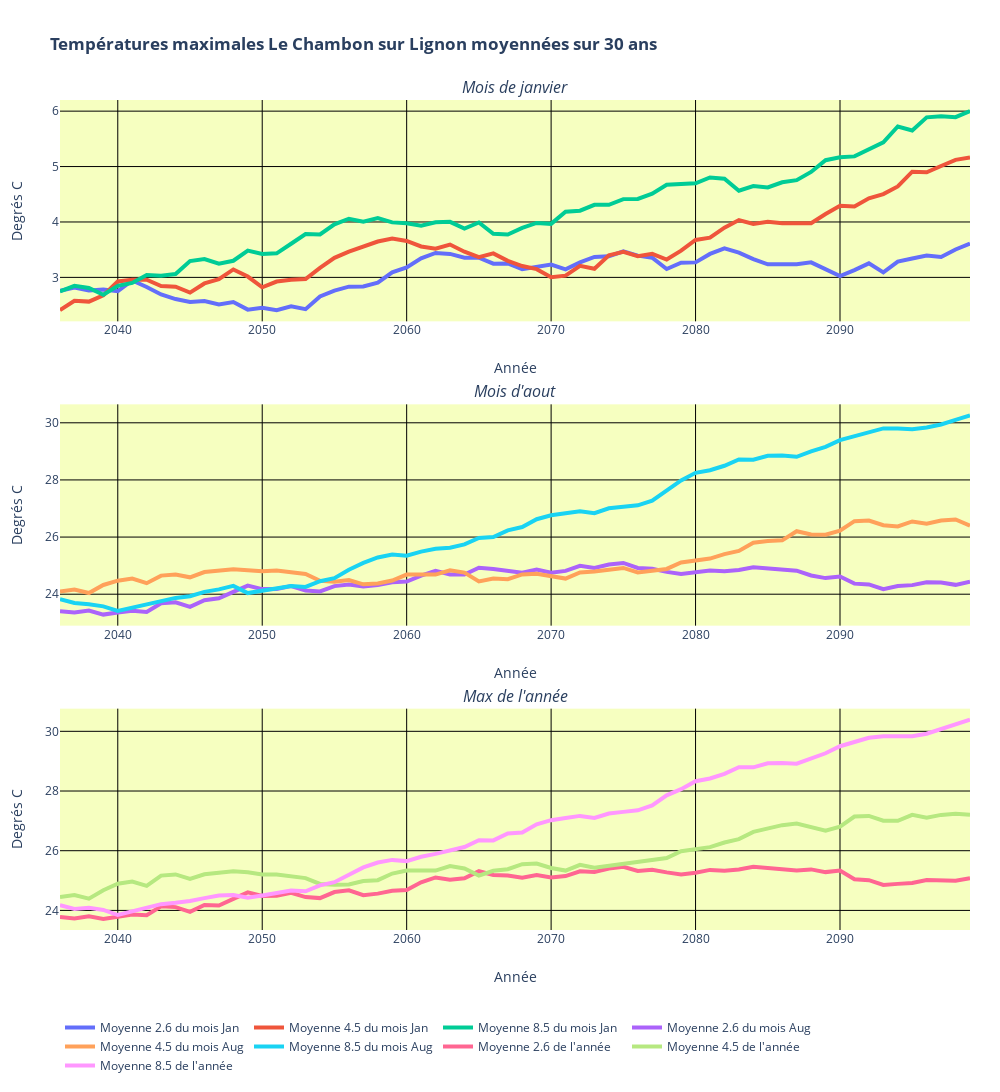

This figure's notebook cell:
### Markdown cell above
#### Diagramme Le Chambon sur Lignon
Le diagramme ci-dessous  représente l'évolution sur `yearPeriod` années de la température dans la région Lyonnaise.(Décommenter la dernière ligne du bloc pour afficher la figure)

### Code cell
q = 0
trace26_0 = go.Scatter(
    x = LeCh_year[firstPlotYear:lastPlotYear],
    y = moyMAreaInterval_LeCh_26[q,:],
    mode = 'lines',
    line = dict(width = 4),
    name ='Moyenne 2.6 du mois %s'%LeCh_month[calcMonth[q]]
)
trace45_0 = go.Scatter(
    x = LeCh_year[firstPlotYear:lastPlotYear],
    y = moyMAreaInterval_LeCh_45[q,:],
    mode = 'lines',
    line = dict(width = 4),
    name ='Moyenne 4.5 du mois %s'%LeCh_month[calcMonth[q]]
)
trace85_0 = go.Scatter(
    x = LeCh_year[firstPlotYear:lastPlotYear],
    y = moyMAreaInterval_LeCh_85[q,:],
    mode = 'lines',
    line = dict(width = 4),
    name ='Moyenne 8.5 du mois %s'%LeCh_month[calcMonth[q]]
)

q = 1
trace26_1 = go.Scatter(
    x = LeCh_year[firstPlotYear:lastPlotYear],
    y = moyMAreaInterval_LeCh_26[q,:],
    mode = 'lines',
    line = dict(width = 4),
    name ='Moyenne 2.6 du mois %s'%LeCh_month[calcMonth[q]]
)
trace45_1 = go.Scatter(
    x = LeCh_year[firstPlotYear:lastPlotYear],
    y = moyMAreaInterval_LeCh_45[q,:],
    mode = 'lines',
    line = dict(width = 4),
    name ='Moyenne 4.5 du mois %s'%LeCh_month[calcMonth[q]]
)

trace85_1 = go.Scatter(
    x = LeCh_year[firstPlotYear:lastPlotYear],
    y = moyMAreaInterval_LeCh_85[q,:],
    mode = 'lines',
    line = dict(width = 4),
    name ='Moyenne 8.5 du mois %s'%LeCh_month[calcMonth[q]]
)

q = 2
trace26_2 = go.Scatter(
    x = LeCh_year[firstPlotYear:lastPlotYear],
    y = moyMAreaInterval_LeCh_26[q,:],
    mode = 'lines',
    line = dict(width = 4),
    name ="Moyenne 2.6 de l'année"
)
trace45_2 = go.Scatter(
    x = LeCh_year[firstPlotYear:lastPlotYear],
    y = moyMAreaInterval_LeCh_45[q,:],
    mode = 'lines',
    line = dict(width = 4),
    name ="Moyenne 4.5 de l'année"
)

trace85_2 = go.Scatter(
    x = LeCh_year[firstPlotYear:lastPlotYear],
    y = moyMAreaInterval_LeCh_85[q,:],
    mode = 'lines',
    line = dict(width = 4),
    name ="Moyenne 8.5 de l'année"
)

fig = subplots.make_subplots(rows=3, 
                          cols=1, 
                          subplot_titles=("<i>Mois de janvier</i>","<i>Mois d'aout</i>","<i>Max de l'année</i>"),
                            vertical_spacing=0.1)

fig.append_trace(trace26_0, 1, 1)
fig.append_trace(trace45_0, 1, 1)
fig.append_trace(trace85_0, 1, 1)
fig.append_trace(trace26_1, 2, 1)
fig.append_trace(trace45_1, 2, 1)
fig.append_trace(trace85_1, 2, 1)
fig.append_trace(trace26_2, 3, 1)
fig.append_trace(trace45_2, 3, 1)
fig.append_trace(trace85_2, 3, 1)

fig.update_xaxes(title_text="Année", gridcolor='#000', row=1, col=1)
fig.update_xaxes(title_text="Année", gridcolor='#000', row=2, col=1)
fig.update_xaxes(title_text="Année", gridcolor='#000', row=3, col=1)

fig.update_yaxes(title_text="Degrés C", gridcolor='#000', row=1, col=1)
fig.update_yaxes(title_text="Degrés C", gridcolor='#000', row=2, col=1)
fig.update_yaxes(title_text="Degrés C", gridcolor='#000', row=3, col=1)

fig['layout']['margin'] = {'l': 60, 'r': 30, 'b': 100, 't': 100}
fig['layout'].update(autosize = False, height=1100, width=1000, 
                     plot_bgcolor='#f6ffc0',
                     title = '<b>Températures maximales Le Chambon sur Lignon moyennées sur 30 ans</b>')

fig.update_layout(legend_orientation="h")

# py.iplot(fig, filename='basic-line')

### Figure 1 — Plotly figure (JSON) as saved in the notebook; plotly's stock layout.template omitted (floating-point values rounded to 4 significant figures)
{"data": [{"line": {"width": 4}, "mode": "lines", "name": "Moyenne 2.6 du mois Jan", "type": "scatter", "x": [2036, 2037, 2038, 2039, 2040, 2041, 2042, 2043, 2044, 2045, 2046, 2047, 2048, 2049, 2050, 2051, 2052, 2053, 2054, 2055, 2056, 2057, 2058, 2059, 2060, 2061, 2062, 2063, 2064, 2065, 2066, 2067, 2068, 2069, 2070, 2071, 2072, 2073, 2074, 2075, 2076, 2077, 2078, 2079, 2080, 2081, 2082, 2083, 2084, 2085, 2086, 2087, 2088, 2089, 2090, 2091, 2092, 2093, 2094, 2095, 2096, 2097, 2098, 2099], "xaxis": "x", "y": [2.757, 2.815, 2.763, 2.781, 2.75, 2.944, 2.828, 2.692, 2.609, 2.555, 2.574, 2.511, 2.556, 2.418, 2.453, 2.407, 2.477, 2.426, 2.655, 2.761, 2.833, 2.836, 2.907, 3.091, 3.178, 3.345, 3.441, 3.423, 3.354, 3.355, 3.247, 3.253, 3.147, 3.195, 3.232, 3.146, 3.271, 3.37, 3.381, 3.471, 3.392, 3.356, 3.152, 3.264, 3.271, 3.423, 3.525, 3.447, 3.331, 3.235, 3.244, 3.237, 3.271, 3.149, 3.025, 3.131, 3.253, 3.091, 3.284, 3.342, 3.395, 3.368, 3.504, 3.612, 0, 0, 0, 0, 0, 0, 0, 0, 0, 0, 0, 0, 0, 0, 0, 0, 0, 0, 0, 0, 0, 0, 0, 0, 0, 0, 0, 0, 0, 0, 0], "yaxis": "y"}, {"line": {"width": 4}, "mode": "lines", "name": "Moyenne 4.5 du mois Jan", "type": "scatter", "x": [2036, 2037, 2038, 2039, 2040, 2041, 2042, 2043, 2044, 2045, 2046, 2047, 2048, 2049, 2050, 2051, 2052, 2053, 2054, 2055, 2056, 2057, 2058, 2059, 2060, 2061, 2062, 2063, 2064, 2065, 2066, 2067, 2068, 2069, 2070, 2071, 2072, 2073, 2074, 2075, 2076, 2077, 2078, 2079, 2080, 2081, 2082, 2083, 2084, 2085, 2086, 2087, 2088, 2089, 2090, 2091, 2092, 2093, 2094, 2095, 2096, 2097, 2098, 2099], "xaxis": "x", "y": [2.408, 2.576, 2.563, 2.675, 2.927, 2.957, 2.959, 2.843, 2.832, 2.726, 2.891, 2.968, 3.143, 3.015, 2.822, 2.925, 2.957, 2.97, 3.172, 3.353, 3.465, 3.56, 3.647, 3.701, 3.658, 3.559, 3.516, 3.593, 3.464, 3.365, 3.433, 3.3, 3.205, 3.149, 3.005, 3.031, 3.207, 3.154, 3.397, 3.461, 3.384, 3.425, 3.323, 3.481, 3.676, 3.718, 3.898, 4.034, 3.966, 4.002, 3.978, 3.975, 3.978, 4.144, 4.292, 4.279, 4.427, 4.503, 4.642, 4.908, 4.896, 5.01, 5.121, 5.164, 0, 0, 0, 0, 0, 0, 0, 0, 0, 0, 0, 0, 0, 0, 0, 0, 0, 0, 0, 0, 0, 0, 0, 0, 0, 0, 0, 0, 0, 0, 0], "yaxis": "y"}, {"line": {"width": 4}, "mode": "lines", "name": "Moyenne 8.5 du mois Jan", "type": "scatter", "x": [2036, 2037, 2038, 2039, 2040, 2041, 2042, 2043, 2044, 2045, 2046, 2047, 2048, 2049, 2050, 2051, 2052, 2053, 2054, 2055, 2056, 2057, 2058, 2059, 2060, 2061, 2062, 2063, 2064, 2065, 2066, 2067, 2068, 2069, 2070, 2071, 2072, 2073, 2074, 2075, 2076, 2077, 2078, 2079, 2080, 2081, 2082, 2083, 2084, 2085, 2086, 2087, 2088, 2089, 2090, 2091, 2092, 2093, 2094, 2095, 2096, 2097, 2098, 2099], "xaxis": "x", "y": [2.747, 2.847, 2.809, 2.687, 2.849, 2.9, 3.042, 3.029, 3.059, 3.294, 3.33, 3.247, 3.3, 3.483, 3.423, 3.433, 3.607, 3.781, 3.774, 3.957, 4.059, 4.006, 4.071, 3.993, 3.976, 3.931, 3.996, 4.003, 3.881, 3.992, 3.788, 3.773, 3.893, 3.983, 3.966, 4.186, 4.204, 4.309, 4.309, 4.412, 4.417, 4.51, 4.672, 4.681, 4.697, 4.803, 4.779, 4.564, 4.649, 4.624, 4.716, 4.755, 4.903, 5.115, 5.168, 5.183, 5.315, 5.438, 5.724, 5.651, 5.889, 5.908, 5.891, 6.002, 0, 0, 0, 0, 0, 0, 0, 0, 0, 0, 0, 0, 0, 0, 0, 0, 0, 0, 0, 0, 0, 0, 0, 0, 0, 0, 0, 0, 0, 0, 0], "yaxis": "y"}, {"line": {"width": 4}, "mode": "lines", "name": "Moyenne 2.6 du mois Aug", "type": "scatter", "x": [2036, 2037, 2038, 2039, 2040, 2041, 2042, 2043, 2044, 2045, 2046, 2047, 2048, 2049, 2050, 2051, 2052, 2053, 2054, 2055, 2056, 2057, 2058, 2059, 2060, 2061, 2062, 2063, 2064, 2065, 2066, 2067, 2068, 2069, 2070, 2071, 2072, 2073, 2074, 2075, 2076, 2077, 2078, 2079, 2080, 2081, 2082, 2083, 2084, 2085, 2086, 2087, 2088, 2089, 2090, 2091, 2092, 2093, 2094, 2095, 2096, 2097, 2098, 2099], "xaxis": "x2", "y": [23.4, 23.36, 23.43, 23.29, 23.36, 23.42, 23.37, 23.69, 23.72, 23.56, 23.79, 23.86, 24.08, 24.3, 24.18, 24.19, 24.28, 24.13, 24.1, 24.28, 24.34, 24.27, 24.32, 24.42, 24.44, 24.65, 24.82, 24.69, 24.69, 24.92, 24.88, 24.83, 24.75, 24.86, 24.75, 24.82, 24.99, 24.92, 25.04, 25.09, 24.92, 24.89, 24.78, 24.71, 24.77, 24.83, 24.8, 24.85, 24.94, 24.9, 24.84, 24.82, 24.65, 24.56, 24.62, 24.37, 24.34, 24.17, 24.29, 24.32, 24.42, 24.41, 24.33, 24.44, 0, 0, 0, 0, 0, 0, 0, 0, 0, 0, 0, 0, 0, 0, 0, 0, 0, 0, 0, 0, 0, 0, 0, 0, 0, 0, 0, 0, 0, 0, 0], "yaxis": "y2"}, {"line": {"width": 4}, "mode": "lines", "name": "Moyenne 4.5 du mois Aug", "type": "scatter", "x": [2036, 2037, 2038, 2039, 2040, 2041, 2042, 2043, 2044, 2045, 2046, 2047, 2048, 2049, 2050, 2051, 2052, 2053, 2054, 2055, 2056, 2057, 2058, 2059, 2060, 2061, 2062, 2063, 2064, 2065, 2066, 2067, 2068, 2069, 2070, 2071, 2072, 2073, 2074, 2075, 2076, 2077, 2078, 2079, 2080, 2081, 2082, 2083, 2084, 2085, 2086, 2087, 2088, 2089, 2090, 2091, 2092, 2093, 2094, 2095, 2096, 2097, 2098, 2099], "xaxis": "x2", "y": [24.1, 24.16, 24.04, 24.32, 24.47, 24.55, 24.39, 24.65, 24.69, 24.59, 24.77, 24.83, 24.87, 24.84, 24.8, 24.83, 24.77, 24.71, 24.47, 24.44, 24.5, 24.35, 24.37, 24.48, 24.69, 24.67, 24.69, 24.84, 24.76, 24.45, 24.55, 24.52, 24.69, 24.71, 24.63, 24.55, 24.76, 24.79, 24.86, 24.92, 24.76, 24.82, 24.88, 25.11, 25.18, 25.25, 25.4, 25.52, 25.8, 25.87, 25.89, 26.21, 26.09, 26.08, 26.22, 26.56, 26.58, 26.42, 26.37, 26.55, 26.47, 26.58, 26.62, 26.4, 0, 0, 0, 0, 0, 0, 0, 0, 0, 0, 0, 0, 0, 0, 0, 0, 0, 0, 0, 0, 0, 0, 0, 0, 0, 0, 0, 0, 0, 0, 0], "yaxis": "y2"}, {"line": {"width": 4}, "mode": "lines", "name": "Moyenne 8.5 du mois Aug", "type": "scatter", "x": [2036, 2037, 2038, 2039, 2040, 2041, 2042, 2043, 2044, 2045, 2046, 2047, 2048, 2049, 2050, 2051, 2052, 2053, 2054, 2055, 2056, 2057, 2058, 2059, 2060, 2061, 2062, 2063, 2064, 2065, 2066, 2067, 2068, 2069, 2070, 2071, 2072, 2073, 2074, 2075, 2076, 2077, 2078, 2079, 2080, 2081, 2082, 2083, 2084, 2085, 2086, 2087, 2088, 2089, 2090, 2091, 2092, 2093, 2094, 2095, 2096, 2097, 2098, 2099], "xaxis": "x2", "y": [23.82, 23.69, 23.65, 23.57, 23.41, 23.54, 23.62, 23.78, 23.87, 23.93, 24.08, 24.17, 24.29, 24.04, 24.12, 24.2, 24.29, 24.26, 24.46, 24.56, 24.86, 25.1, 25.29, 25.39, 25.35, 25.49, 25.59, 25.62, 25.74, 25.97, 26.0, 26.23, 26.35, 26.63, 26.76, 26.83, 26.91, 26.84, 27.01, 27.06, 27.11, 27.28, 27.61, 27.98, 28.25, 28.34, 28.5, 28.72, 28.71, 28.84, 28.86, 28.81, 29.0, 29.16, 29.39, 29.52, 29.68, 29.8, 29.8, 29.77, 29.83, 29.94, 30.1, 30.26, 0, 0, 0, 0, 0, 0, 0, 0, 0, 0, 0, 0, 0, 0, 0, 0, 0, 0, 0, 0, 0, 0, 0, 0, 0, 0, 0, 0, 0, 0, 0], "yaxis": "y2"}, {"line": {"width": 4}, "mode": "lines", "name": "Moyenne 2.6 de l'année", "type": "scatter", "x": [2036, 2037, 2038, 2039, 2040, 2041, 2042, 2043, 2044, 2045, 2046, 2047, 2048, 2049, 2050, 2051, 2052, 2053, 2054, 2055, 2056, 2057, 2058, 2059, 2060, 2061, 2062, 2063, 2064, 2065, 2066, 2067, 2068, 2069, 2070, 2071, 2072, 2073, 2074, 2075, 2076, 2077, 2078, 2079, 2080, 2081, 2082, 2083, 2084, 2085, 2086, 2087, 2088, 2089, 2090, 2091, 2092, 2093, 2094, 2095, 2096, 2097, 2098, 2099], "xaxis": "x3", "y": [23.78, 23.73, 23.8, 23.71, 23.79, 23.87, 23.84, 24.14, 24.11, 23.95, 24.18, 24.16, 24.39, 24.61, 24.48, 24.49, 24.59, 24.45, 24.41, 24.62, 24.67, 24.51, 24.56, 24.66, 24.68, 24.94, 25.1, 25.03, 25.08, 25.31, 25.19, 25.17, 25.09, 25.18, 25.11, 25.15, 25.31, 25.29, 25.4, 25.46, 25.32, 25.36, 25.28, 25.2, 25.26, 25.36, 25.33, 25.37, 25.47, 25.42, 25.36, 25.34, 25.37, 25.28, 25.34, 25.04, 25.01, 24.85, 24.89, 24.92, 25.02, 24.99, 24.99, 25.08, 0, 0, 0, 0, 0, 0, 0, 0, 0, 0, 0, 0, 0, 0, 0, 0, 0, 0, 0, 0, 0, 0, 0, 0, 0, 0, 0, 0, 0, 0, 0], "yaxis": "y3"}, {"line": {"width": 4}, "mode": "lines", "name": "Moyenne 4.5 de l'année", "type": "scatter", "x": [2036, 2037, 2038, 2039, 2040, 2041, 2042, 2043, 2044, 2045, 2046, 2047, 2048, 2049, 2050, 2051, 2052, 2053, 2054, 2055, 2056, 2057, 2058, 2059, 2060, 2061, 2062, 2063, 2064, 2065, 2066, 2067, 2068, 2069, 2070, 2071, 2072, 2073, 2074, 2075, 2076, 2077, 2078, 2079, 2080, 2081, 2082, 2083, 2084, 2085, 2086, 2087, 2088, 2089, 2090, 2091, 2092, 2093, 2094, 2095, 2096, 2097, 2098, 2099], "xaxis": "x3", "y": [24.45, 24.52, 24.4, 24.68, 24.9, 24.97, 24.82, 25.17, 25.21, 25.05, 25.21, 25.27, 25.31, 25.28, 25.2, 25.2, 25.14, 25.08, 24.89, 24.86, 24.87, 24.99, 25.01, 25.24, 25.34, 25.32, 25.33, 25.49, 25.41, 25.17, 25.33, 25.38, 25.55, 25.57, 25.42, 25.33, 25.53, 25.43, 25.49, 25.55, 25.63, 25.69, 25.76, 25.98, 26.05, 26.12, 26.28, 26.39, 26.63, 26.75, 26.86, 26.91, 26.79, 26.67, 26.81, 27.14, 27.17, 27.0, 27.0, 27.2, 27.11, 27.2, 27.24, 27.21, 0, 0, 0, 0, 0, 0, 0, 0, 0, 0, 0, 0, 0, 0, 0, 0, 0, 0, 0, 0, 0, 0, 0, 0, 0, 0, 0, 0, 0, 0, 0], "yaxis": "y3"}, {"line": {"width": 4}, "mode": "lines", "name": "Moyenne 8.5 de l'année", "type": "scatter", "x": [2036, 2037, 2038, 2039, 2040, 2041, 2042, 2043, 2044, 2045, 2046, 2047, 2048, 2049, 2050, 2051, 2052, 2053, 2054, 2055, 2056, 2057, 2058, 2059, 2060, 2061, 2062, 2063, 2064, 2065, 2066, 2067, 2068, 2069, 2070, 2071, 2072, 2073, 2074, 2075, 2076, 2077, 2078, 2079, 2080, 2081, 2082, 2083, 2084, 2085, 2086, 2087, 2088, 2089, 2090, 2091, 2092, 2093, 2094, 2095, 2096, 2097, 2098, 2099], "xaxis": "x3", "y": [24.18, 24.05, 24.09, 24.02, 23.85, 23.97, 24.06, 24.21, 24.25, 24.31, 24.41, 24.5, 24.51, 24.42, 24.5, 24.58, 24.67, 24.64, 24.84, 24.95, 25.21, 25.44, 25.6, 25.69, 25.65, 25.8, 25.89, 26.01, 26.12, 26.35, 26.35, 26.58, 26.61, 26.88, 27.02, 27.09, 27.17, 27.1, 27.25, 27.3, 27.35, 27.52, 27.85, 28.06, 28.33, 28.42, 28.58, 28.8, 28.79, 28.93, 28.94, 28.92, 29.1, 29.26, 29.5, 29.63, 29.78, 29.83, 29.83, 29.84, 29.92, 30.07, 30.23, 30.39, 0, 0, 0, 0, 0, 0, 0, 0, 0, 0, 0, 0, 0, 0, 0, 0, 0, 0, 0, 0, 0, 0, 0, 0, 0, 0, 0, 0, 0, 0, 0], "yaxis": "y3"}], "layout": {"annotations": [{"font": {"size": 16}, "showarrow": false, "text": "<i>Mois de janvier</i>", "x": 0.5, "xanchor": "center", "xref": "paper", "y": 1, "yanchor": "bottom", "yref": "paper"}, {"font": {"size": 16}, "showarrow": false, "text": "<i>Mois d'aout</i>", "x": 0.5, "xanchor": "center", "xref": "paper", "y": 0.6333, "yanchor": "bottom", "yref": "paper"}, {"font": {"size": 16}, "showarrow": false, "text": "<i>Max de l'année</i>", "x": 0.5, "xanchor": "center", "xref": "paper", "y": 0.2667, "yanchor": "bottom", "yref": "paper"}], "autosize": false, "height": 1100, "legend": {"orientation": "h"}, "margin": {"b": 100, "l": 60, "r": 30, "t": 100}, "plot_bgcolor": "#f6ffc0", "title": {"text": "<b>Températures maximales Le Chambon sur Lignon moyennées sur 30 ans</b>"}, "width": 1000, "xaxis": {"anchor": "y", "autorange": true, "domain": [0, 1], "gridcolor": "#000", "range": [2036, 2099], "title": {"text": "Année"}, "type": "linear"}, "xaxis2": {"anchor": "y2", "autorange": true, "domain": [0, 1], "gridcolor": "#000", "range": [2036, 2099], "title": {"text": "Année"}, "type": "linear"}, "xaxis3": {"anchor": "y3", "autorange": true, "domain": [0, 1], "gridcolor": "#000", "range": [2036, 2099], "title": {"text": "Année"}, "type": "linear"}, "yaxis": {"anchor": "x", "autorange": true, "domain": [0.7333, 1], "gridcolor": "#000", "range": [2.207, 6.201], "title": {"text": "Degrés C"}, "type": "linear"}, "yaxis2": {"anchor": "x2", "autorange": true, "domain": [0.3667, 0.6333], "gridcolor": "#000", "range": [22.9, 30.65], "title": {"text": "Degrés C"}, "type": "linear"}, "yaxis3": {"anchor": "x3", "autorange": true, "domain": [0, 0.2667], "gridcolor": "#000", "range": [23.34, 30.76], "title": {"text": "Degrés C"}, "type": "linear"}}}
